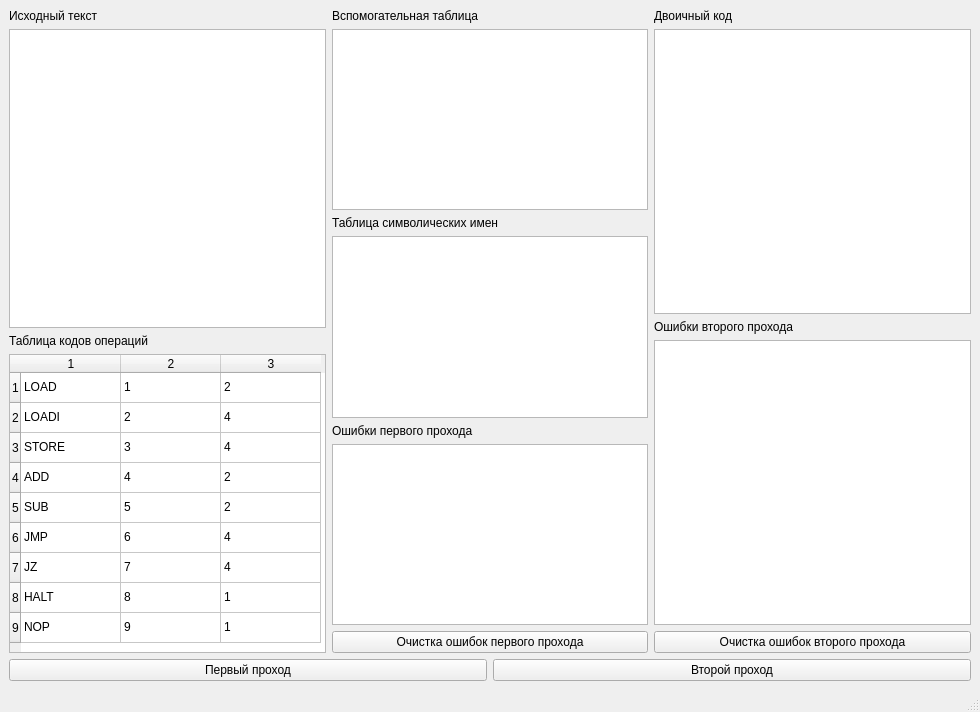
<?xml version="1.0" encoding="UTF-8"?>
<ui version="4.0">
 <class>MainWindow</class>
 <widget class="QMainWindow" name="MainWindow">
  <property name="geometry">
   <rect>
    <x>0</x>
    <y>0</y>
    <width>980</width>
    <height>712</height>
   </rect>
  </property>
  <property name="windowTitle">
   <string>MainWindow</string>
  </property>
  <widget class="QWidget" name="centralwidget">
   <layout class="QVBoxLayout" name="verticalLayout">
    <item>
     <layout class="QHBoxLayout" name="horizontalLayout">
      <item>
       <layout class="QVBoxLayout" name="leftColumn">
        <item>
         <widget class="QLabel" name="srcCode_lbl">
          <property name="text">
           <string>Исходный текст</string>
          </property>
         </widget>
        </item>
        <item>
         <widget class="QTextEdit" name="srcCode">
          <property name="font">
           <font>
            <family>Consolas</family>
           </font>
          </property>
         </widget>
        </item>
        <item>
         <widget class="QLabel" name="codeTable_lbl">
          <property name="text">
           <string>Таблица кодов операций</string>
          </property>
         </widget>
        </item>
        <item>
         <widget class="QTableWidget" name="codeTable">
          <property name="cursor" stdset="0">
           <cursorShape>CrossCursor</cursorShape>
          </property>
          <property name="showDropIndicator" stdset="0">
           <bool>true</bool>
          </property>
          <property name="rowCount">
           <number>9</number>
          </property>
          <property name="columnCount">
           <number>3</number>
          </property>
          <row/>
          <row/>
          <row/>
          <row/>
          <row/>
          <row/>
          <row/>
          <row/>
          <row/>
          <column/>
          <column/>
          <column/>
          <item row="0" column="0">
           <property name="text">
            <string>LOAD</string>
           </property>
          </item>
          <item row="0" column="1">
           <property name="text">
            <string>1</string>
           </property>
          </item>
          <item row="0" column="2">
           <property name="text">
            <string>2</string>
           </property>
          </item>
          <item row="1" column="0">
           <property name="text">
            <string>LOADI</string>
           </property>
          </item>
          <item row="1" column="1">
           <property name="text">
            <string>2</string>
           </property>
          </item>
          <item row="1" column="2">
           <property name="text">
            <string>4</string>
           </property>
          </item>
          <item row="2" column="0">
           <property name="text">
            <string>STORE</string>
           </property>
          </item>
          <item row="2" column="1">
           <property name="text">
            <string>3</string>
           </property>
          </item>
          <item row="2" column="2">
           <property name="text">
            <string>4</string>
           </property>
          </item>
          <item row="3" column="0">
           <property name="text">
            <string>ADD</string>
           </property>
          </item>
          <item row="3" column="1">
           <property name="text">
            <string>4</string>
           </property>
          </item>
          <item row="3" column="2">
           <property name="text">
            <string>2</string>
           </property>
          </item>
          <item row="4" column="0">
           <property name="text">
            <string>SUB</string>
           </property>
          </item>
          <item row="4" column="1">
           <property name="text">
            <string>5</string>
           </property>
          </item>
          <item row="4" column="2">
           <property name="text">
            <string>2</string>
           </property>
          </item>
          <item row="5" column="0">
           <property name="text">
            <string>JMP</string>
           </property>
          </item>
          <item row="5" column="1">
           <property name="text">
            <string>6</string>
           </property>
          </item>
          <item row="5" column="2">
           <property name="text">
            <string>4</string>
           </property>
          </item>
          <item row="6" column="0">
           <property name="text">
            <string>JZ</string>
           </property>
          </item>
          <item row="6" column="1">
           <property name="text">
            <string>7</string>
           </property>
          </item>
          <item row="6" column="2">
           <property name="text">
            <string>4</string>
           </property>
          </item>
          <item row="7" column="0">
           <property name="text">
            <string>HALT</string>
           </property>
          </item>
          <item row="7" column="1">
           <property name="text">
            <string>8</string>
           </property>
          </item>
          <item row="7" column="2">
           <property name="text">
            <string>1</string>
           </property>
          </item>
          <item row="8" column="0">
           <property name="text">
            <string>NOP</string>
           </property>
          </item>
          <item row="8" column="1">
           <property name="text">
            <string>9</string>
           </property>
          </item>
          <item row="8" column="2">
           <property name="text">
            <string>1</string>
           </property>
          </item>
         </widget>
        </item>
       </layout>
      </item>
      <item>
       <layout class="QVBoxLayout" name="middleColumn">
        <item>
         <widget class="QLabel" name="helpTable_lbl">
          <property name="text">
           <string>Вспомогательная таблица</string>
          </property>
         </widget>
        </item>
        <item>
         <widget class="QTableWidget" name="helpTable">
          <property name="editTriggers">
           <set>QAbstractItemView::EditTrigger::NoEditTriggers</set>
          </property>
         </widget>
        </item>
        <item>
         <widget class="QLabel" name="symbolicNameTable_lbl">
          <property name="text">
           <string>Таблица символических имен</string>
          </property>
         </widget>
        </item>
        <item>
         <widget class="QTableWidget" name="symbolicNameTable">
          <property name="editTriggers">
           <set>QAbstractItemView::EditTrigger::NoEditTriggers</set>
          </property>
         </widget>
        </item>
        <item>
         <widget class="QLabel" name="firstPassErr_lbl">
          <property name="text">
           <string>Ошибки первого прохода</string>
          </property>
         </widget>
        </item>
        <item>
         <widget class="QListWidget" name="firstPassErr"/>
        </item>
        <item>
         <widget class="QPushButton" name="clearFirst">
          <property name="text">
           <string>Очистка ошибок первого прохода</string>
          </property>
         </widget>
        </item>
       </layout>
      </item>
      <item>
       <layout class="QVBoxLayout" name="rightColumn">
        <item>
         <widget class="QLabel" name="binaryCode_lbl">
          <property name="text">
           <string>Двоичный код</string>
          </property>
         </widget>
        </item>
        <item>
         <widget class="QListWidget" name="binaryCode"/>
        </item>
        <item>
         <widget class="QLabel" name="secondPassErr_lbl">
          <property name="text">
           <string>Ошибки второго прохода</string>
          </property>
         </widget>
        </item>
        <item>
         <widget class="QListWidget" name="secondPassErr"/>
        </item>
        <item>
         <widget class="QPushButton" name="clearSecond">
          <property name="text">
           <string>Очистка ошибок второго прохода</string>
          </property>
         </widget>
        </item>
       </layout>
      </item>
     </layout>
    </item>
    <item>
     <layout class="QVBoxLayout" name="verticalLayout_2"/>
    </item>
    <item>
     <layout class="QHBoxLayout" name="horizontalLayout_2">
      <item>
       <widget class="QPushButton" name="firstPass">
        <property name="text">
         <string>Первый проход</string>
        </property>
       </widget>
      </item>
      <item>
       <widget class="QPushButton" name="secondPass">
        <property name="text">
         <string>Второй проход</string>
        </property>
       </widget>
      </item>
     </layout>
    </item>
   </layout>
  </widget>
  <widget class="QMenuBar" name="menubar">
   <property name="geometry">
    <rect>
     <x>0</x>
     <y>0</y>
     <width>980</width>
     <height>26</height>
    </rect>
   </property>
  </widget>
  <widget class="QStatusBar" name="statusbar"/>
 </widget>
 <resources/>
 <connections/>
</ui>
